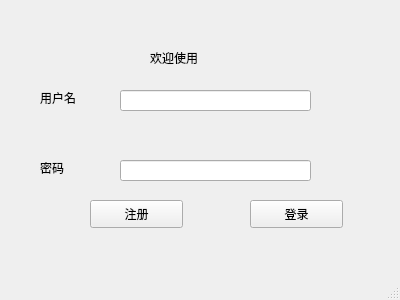
<?xml version="1.0" encoding="UTF-8"?>
<ui version="4.0">
 <class>login</class>
 <widget class="QMainWindow" name="login">
  <property name="geometry">
   <rect>
    <x>0</x>
    <y>0</y>
    <width>400</width>
    <height>300</height>
   </rect>
  </property>
  <property name="windowTitle">
   <string>login</string>
  </property>
  <widget class="QWidget" name="centralwidget">
   <widget class="QLabel" name="welcomeLabel">
    <property name="geometry">
     <rect>
      <x>150</x>
      <y>50</y>
      <width>72</width>
      <height>15</height>
     </rect>
    </property>
    <property name="text">
     <string>欢迎使用</string>
    </property>
   </widget>
   <widget class="QLabel" name="usrLabel">
    <property name="geometry">
     <rect>
      <x>40</x>
      <y>90</y>
      <width>72</width>
      <height>15</height>
     </rect>
    </property>
    <property name="text">
     <string>用户名</string>
    </property>
   </widget>
   <widget class="QLabel" name="pswLabel">
    <property name="geometry">
     <rect>
      <x>40</x>
      <y>160</y>
      <width>72</width>
      <height>15</height>
     </rect>
    </property>
    <property name="text">
     <string>密码</string>
    </property>
   </widget>
   <widget class="QLineEdit" name="usrLineEdit">
    <property name="geometry">
     <rect>
      <x>120</x>
      <y>90</y>
      <width>191</width>
      <height>21</height>
     </rect>
    </property>
   </widget>
   <widget class="QLineEdit" name="pswLineEdit">
    <property name="geometry">
     <rect>
      <x>120</x>
      <y>160</y>
      <width>191</width>
      <height>21</height>
     </rect>
    </property>
   </widget>
   <widget class="QPushButton" name="registerBtn">
    <property name="geometry">
     <rect>
      <x>90</x>
      <y>200</y>
      <width>93</width>
      <height>28</height>
     </rect>
    </property>
    <property name="text">
     <string>注册</string>
    </property>
   </widget>
   <widget class="QPushButton" name="logInBtn">
    <property name="geometry">
     <rect>
      <x>250</x>
      <y>200</y>
      <width>93</width>
      <height>28</height>
     </rect>
    </property>
    <property name="text">
     <string>登录</string>
    </property>
   </widget>
  </widget>
  <widget class="QMenuBar" name="menubar">
   <property name="geometry">
    <rect>
     <x>0</x>
     <y>0</y>
     <width>400</width>
     <height>26</height>
    </rect>
   </property>
  </widget>
  <widget class="QStatusBar" name="statusbar"/>
 </widget>
 <resources/>
 <connections/>
</ui>
